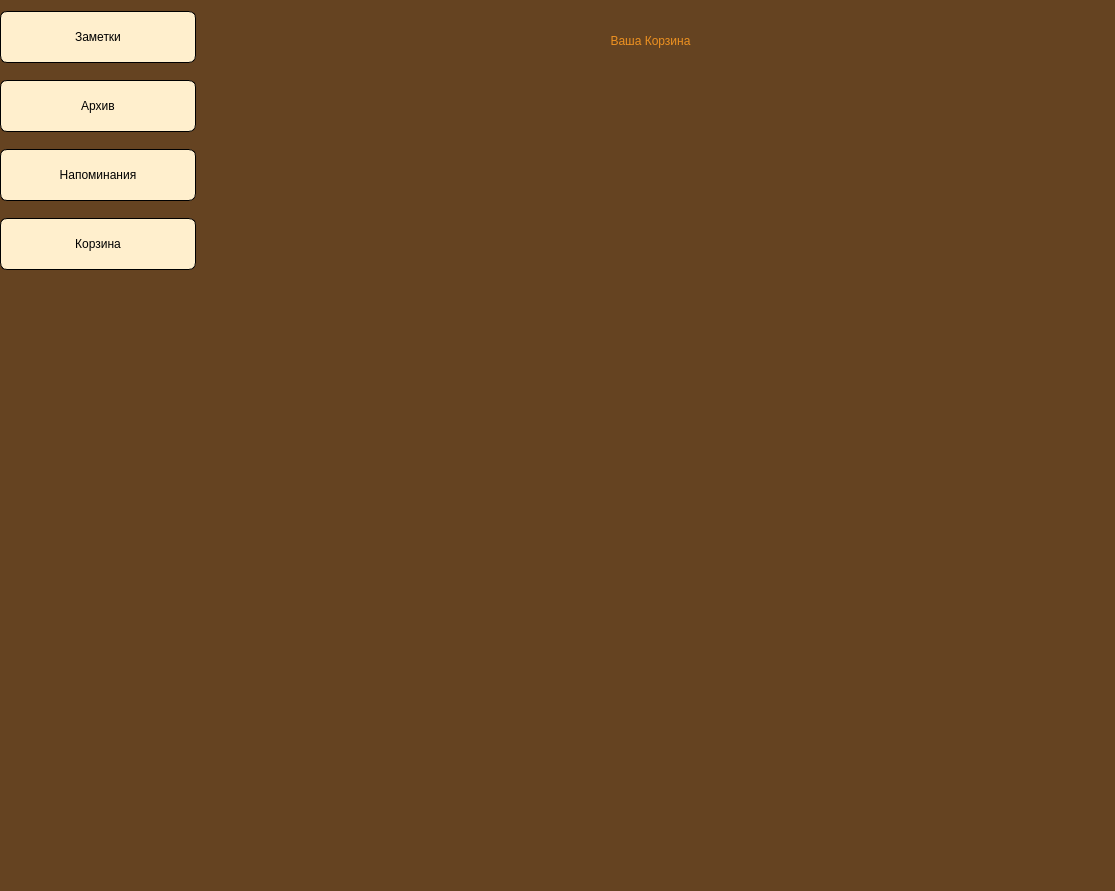
<?xml version="1.0" encoding="UTF-8"?>
<ui version="4.0">
 <class>MainWindow</class>
 <widget class="QMainWindow" name="MainWindow">
  <property name="geometry">
   <rect>
    <x>0</x>
    <y>0</y>
    <width>1115</width>
    <height>891</height>
   </rect>
  </property>
  <property name="windowTitle">
   <string>MainWindow</string>
  </property>
  <property name="styleSheet">
   <string notr="true">background-color: rgb(101, 67, 33);</string>
  </property>
  <widget class="QWidget" name="centralwidget">
   <widget class="QWidget" name="layoutWidget">
    <property name="geometry">
     <rect>
      <x>0</x>
      <y>0</y>
      <width>196</width>
      <height>281</height>
     </rect>
    </property>
    <layout class="QVBoxLayout" name="verticalLayout_3">
     <item>
      <widget class="QPushButton" name="Main_page_butt_TW">
       <property name="mouseTracking">
        <bool>false</bool>
       </property>
       <property name="acceptDrops">
        <bool>true</bool>
       </property>
       <property name="layoutDirection">
        <enum>Qt::LayoutDirection::LeftToRight</enum>
       </property>
       <property name="styleSheet">
        <string notr="true">border: 1px solid rgb(0,0,0);background-color: rgb(255, 239, 205);border-radius: 7px;
font: 15pt &quot;Arial&quot;;height: 50px;</string>
       </property>
       <property name="text">
        <string>Заметки</string>
       </property>
       <property name="icon">
        <iconset>
         <normaloff>../../Downloads/notes_24dp_FILL0_wght400_GRAD0_opsz24.svg</normaloff>../../Downloads/notes_24dp_FILL0_wght400_GRAD0_opsz24.svg</iconset>
       </property>
       <property name="iconSize">
        <size>
         <width>24</width>
         <height>24</height>
        </size>
       </property>
      </widget>
     </item>
     <item>
      <widget class="QPushButton" name="Archive_butt_TW">
       <property name="styleSheet">
        <string notr="true">border: 1px solid rgb(0,0,0);background-color: rgb(255, 239, 205);border-radius: 7px;
font: 15pt &quot;Arial&quot;;height: 50px</string>
       </property>
       <property name="text">
        <string>Архив</string>
       </property>
       <property name="icon">
        <iconset>
         <normaloff>icons/archive_FILL0_wght400_GRAD0_opsz24.svg</normaloff>icons/archive_FILL0_wght400_GRAD0_opsz24.svg</iconset>
       </property>
       <property name="iconSize">
        <size>
         <width>24</width>
         <height>24</height>
        </size>
       </property>
      </widget>
     </item>
     <item>
      <widget class="QPushButton" name="Remindes_butt_TW">
       <property name="styleSheet">
        <string notr="true">border: 1px solid rgb(0,0,0);background-color: rgb(255, 239, 205);border-radius: 7px;
font: 15pt &quot;Arial&quot;;height: 50px</string>
       </property>
       <property name="text">
        <string>Напоминания</string>
       </property>
       <property name="icon">
        <iconset>
         <normaloff>icons/notifications_FILL0_wght400_GRAD0_opsz24.svg</normaloff>icons/notifications_FILL0_wght400_GRAD0_opsz24.svg</iconset>
       </property>
       <property name="iconSize">
        <size>
         <width>24</width>
         <height>24</height>
        </size>
       </property>
      </widget>
     </item>
     <item>
      <widget class="QPushButton" name="Trash_butt_TW">
       <property name="styleSheet">
        <string notr="true">border: 1px solid rgb(0,0,0);background-color: rgb(255, 239, 205);border-radius: 7px;
font: 15pt &quot;Arial&quot;;height: 50px</string>
       </property>
       <property name="text">
        <string>Корзина</string>
       </property>
       <property name="icon">
        <iconset>
         <normaloff>icons/delete_black_24dp.svg</normaloff>icons/delete_black_24dp.svg</iconset>
       </property>
       <property name="iconSize">
        <size>
         <width>24</width>
         <height>24</height>
        </size>
       </property>
       <property name="autoRepeat">
        <bool>false</bool>
       </property>
      </widget>
     </item>
    </layout>
   </widget>
   <widget class="QWidget" name="verticalLayoutWidget">
    <property name="geometry">
     <rect>
      <x>360</x>
      <y>20</y>
      <width>581</width>
      <height>41</height>
     </rect>
    </property>
    <layout class="QVBoxLayout" name="verticalLayout_4">
     <item>
      <widget class="QLabel" name="label_ur_trash">
       <property name="styleSheet">
        <string notr="true">border-radius: 7px;
font: 20pt &quot;Arial&quot;; justify: left; color: rgb(237,145,33)</string>
       </property>
       <property name="text">
        <string>Ваша Корзина</string>
       </property>
       <property name="alignment">
        <set>Qt::AlignmentFlag::AlignCenter</set>
       </property>
      </widget>
     </item>
    </layout>
   </widget>
  </widget>
 </widget>
 <resources>
  <include location="res-rc.qrc"/>
 </resources>
 <connections/>
</ui>
